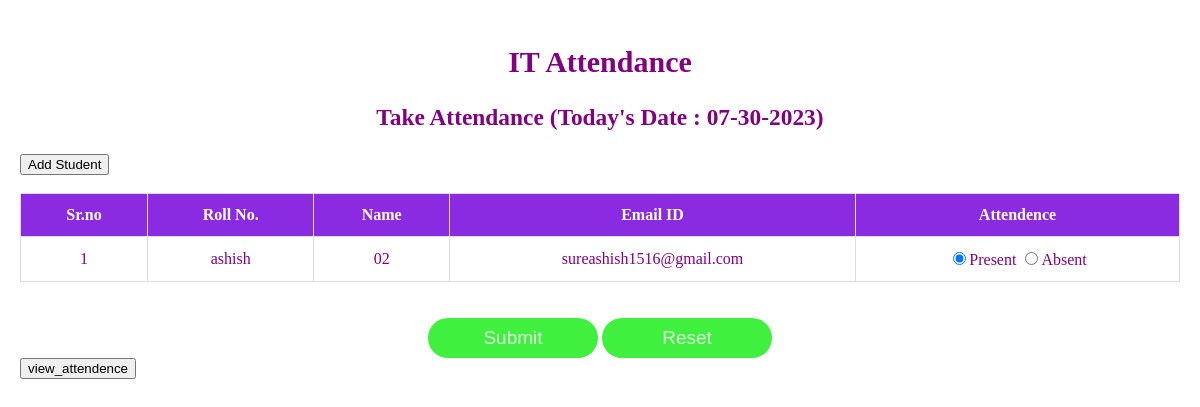
The app's page /it_attendence.php with its own data.
### tables this page shows
CREATE TABLE `student` (
  `id` int(12) NOT NULL,
  `name` varchar(255) NOT NULL,
  `email` varchar(255) NOT NULL,
  `roll_no` varchar(255) NOT NULL,
  `dept_id` varchar(255) NOT NULL,
  `date_created` date NOT NULL DEFAULT current_timestamp()
);

### it_attendence.php (the view, shortened to what this page needs)
<!DOCTYPE html>
<html lang="en">
<head>
    <link rel="stylesheet" href="Attendence.css" />
    <link rel=""> </head>
<body>
    <center><label class="ed1">
        <h2>IT Attendance</h2>
            <h3 style="">Take Attendance (Today's Date :
                <?php echo $todaysDate = date("m-d-Y"); ?>)</h1>
    </center>
    <button><a href="studentForm.php" style="color:black; text-decoration:none;">Add Student</a></button>
    <br><br>
    <form action="it_attendence.php" method="post">
        <table class="table">
            <thead>
                <th name="present" class="att">Sr.no</th>
                <th name="rollno">Roll No.</th>
                <th name="sname">Name</th>
                <th name="email">Email ID</th>
                <th name="present" class="att">Attendence</th>
            </thead>
            <tbody>
                <?php
$conn = mysqli_connect('localhost', 'root', '', 'attendance');                $result = mysqli_query($conn,"select * from student where dept_id=2");
                $serialnumber = 0;
                $counter= 0;
                while ($row = mysqli_fetch_array($result)) {
                    $serialnumber++;
                    ?>
                    <tr>
                        <td><?php echo $serialnumber ?></td>
                        <td>
                        <?php echo $row['name'] ?>
                        </td>
                        <td>
                            <?php echo $row['roll_no'] ?>
                        </td>
                        <td>
                            <?php echo $row['email'] ?>
                        </td>
                        <td>
                            <input type="radio" name="attendence_status[<?php echo $counter; ?>]" id="" value="present" required checked>Present
                            <input type="radio" name="attendence_status[<?php echo $counter; ?>]" id="" value="absent" required>Absent
                        </td>
                    </tr>
                <?php
                                    $counter++;
            }
             ?>
            </tbody>
        </table>
        <center><br><br><button class="sub" name="submit" value="Save Data" onclick="savedata.php">Submit</button>
        <button type="reset" class="sub">Reset</button>
        </center>
    </form>
<button><a href="it_view_attendence.php" style="color:black; text-decoration:none;">view_attendence</a></button>
</body>
</html>

### Attendence.css (style rules this page uses)
body { margin: 0; padding: 20px; font-family: 'Times New Roman', Times, serif; }
* { box-sizing: border-box; }
.ed1 { font-size: 20px; }
.table { width: 100%; border-collapse: collapse; }
.table td,.table th { padding: 12px 15px; border: 1px solid #ddd; text-align: center; font-size: 16px; }
.table th { background-color: blueviolet; color: #ffffff; }
.sub { background-color: rgb(63, 240, 63); border: none; width: 170px; height: 40px; border-radius: 20px; color: rgba(255, 255, 255, 0.836); font-size: 19px; transition: all 0.2s ease; }

### it_attendence.php (style rules this page uses)
body { color: purple; background-size: cover; background-repeat: no-repeat; background-image:url("l.webp") }
button { color:purple; }

### records on screen
student: name "ashish", roll_no "02", email "sureashish1516@gmail.com"
